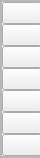
           <widget class="QFrame" name="left_menu_cont_frame">
            <property name="sizePolicy">
             <sizepolicy hsizetype="Preferred" vsizetype="Preferred">
              <horstretch>0</horstretch>
              <verstretch>0</verstretch>
             </sizepolicy>
            </property>
            <property name="minimumSize">
             <size>
              <width>40</width>
              <height>0</height>
             </size>
            </property>
            <property name="maximumSize">
             <size>
              <width>20</width>
              <height>16777215</height>
             </size>
            </property>
            <property name="frameShape">
             <enum>QFrame::Shape::StyledPanel</enum>
            </property>
            <property name="frameShadow">
             <enum>QFrame::Shadow::Raised</enum>
            </property>
            <layout class="QVBoxLayout" name="verticalLayout_3">
             <property name="spacing">
              <number>0</number>
             </property>
             <property name="leftMargin">
              <number>0</number>
             </property>
             <property name="topMargin">
              <number>0</number>
             </property>
             <property name="rightMargin">
              <number>0</number>
             </property>
             <property name="bottomMargin">
              <number>0</number>
             </property>
             <item alignment="Qt::AlignmentFlag::AlignLeft|Qt::AlignmentFlag::AlignTop">
              <widget class="QFrame" name="menu_frame">
               <property name="minimumSize">
                <size>
                 <width>200</width>
                 <height>0</height>
                </size>
               </property>
               <property name="frameShape">
                <enum>QFrame::Shape::StyledPanel</enum>
               </property>
               <property name="frameShadow">
                <enum>QFrame::Shadow::Raised</enum>
               </property>
               <layout class="QGridLayout" name="gridLayout">
                <property name="leftMargin">
                 <number>0</number>
                </property>
                <property name="topMargin">
                 <number>0</number>
                </property>
                <property name="rightMargin">
                 <number>0</number>
                </property>
                <property name="bottomMargin">
                 <number>0</number>
                </property>
                <property name="spacing">
                 <number>0</number>
                </property>
                <item row="6" column="0" alignment="Qt::AlignmentFlag::AlignLeft">
                 <widget class="QPushButton" name="network_button">
                  <property name="text">
                   <string/>
                  </property>
                  <property name="icon">
                   <iconset>
                    <normaloff>icons/wifi.svg</normaloff>icons/wifi.svg</iconset>
                  </property>
                  <property name="iconSize">
                   <size>
                    <width>32</width>
                    <height>32</height>
                   </size>
                  </property>
                 </widget>
                </item>
                <item row="1" column="0" alignment="Qt::AlignmentFlag::AlignLeft">
                 <widget class="QPushButton" name="battery_button">
                  <property name="text">
                   <string/>
                  </property>
                  <property name="icon">
                   <iconset>
                    <normaloff>icons/battery-charging.svg</normaloff>icons/battery-charging.svg</iconset>
                  </property>
                  <property name="iconSize">
                   <size>
                    <width>32</width>
                    <height>32</height>
                   </size>
                  </property>
                 </widget>
                </item>
                <item row="2" column="0" alignment="Qt::AlignmentFlag::AlignLeft">
                 <widget class="QPushButton" name="info_button">
                  <property name="text">
                   <string/>
                  </property>
                  <property name="icon">
                   <iconset>
                    <normaloff>icons/monitor.svg</normaloff>icons/monitor.svg</iconset>
                  </property>
                  <property name="iconSize">
                   <size>
                    <width>32</width>
                    <height>32</height>
                   </size>
                  </property>
                 </widget>
                </item>
                <item row="5" column="0" alignment="Qt::AlignmentFlag::AlignLeft">
                 <widget class="QPushButton" name="sensor_button">
                  <property name="text">
                   <string/>
                  </property>
                  <property name="icon">
                   <iconset>
                    <normaloff>icons/thermometer.svg</normaloff>icons/thermometer.svg</iconset>
                  </property>
                  <property name="iconSize">
                   <size>
                    <width>32</width>
                    <height>32</height>
                   </size>
                  </property>
                 </widget>
                </item>
                <item row="3" column="0" alignment="Qt::AlignmentFlag::AlignLeft">
                 <widget class="QPushButton" name="activity_button">
                  <property name="text">
                   <string/>
                  </property>
                  <property name="icon">
                   <iconset>
                    <normaloff>icons/activity.svg</normaloff>icons/activity.svg</iconset>
                  </property>
                  <property name="iconSize">
                   <size>
                    <width>32</width>
                    <height>32</height>
                   </size>
                  </property>
                 </widget>
                </item>
                <item row="0" column="0" alignment="Qt::AlignmentFlag::AlignLeft">
                 <widget class="QPushButton" name="cpu_button">
                  <property name="text">
                   <string/>
                  </property>
                  <property name="icon">
                   <iconset>
                    <normaloff>icons/cpu.svg</normaloff>icons/cpu.svg</iconset>
                  </property>
                  <property name="iconSize">
                   <size>
                    <width>32</width>
                    <height>32</height>
                   </size>
                  </property>
                 </widget>
                </item>
                <item row="4" column="0" alignment="Qt::AlignmentFlag::AlignLeft">
                 <widget class="QPushButton" name="disk_button">
                  <property name="text">
                   <string/>
                  </property>
                  <property name="icon">
                   <iconset>
                    <normaloff>icons/hard-drive.svg</normaloff>icons/hard-drive.svg</iconset>
                  </property>
                  <property name="iconSize">
                   <size>
                    <width>32</width>
                    <height>32</height>
                   </size>
                  </property>
                 </widget>
                </item>
                <item row="0" column="1" alignment="Qt::AlignmentFlag::AlignLeft">
                 <widget class="QLabel" name="label_4">
                  <property name="text">
                   <string>CPU</string>
                  </property>
                  <property name="margin">
                   <number>5</number>
                  </property>
                 </widget>
                </item>
                <item row="1" column="1" alignment="Qt::AlignmentFlag::AlignLeft">
                 <widget class="QLabel" name="label_5">
                  <property name="text">
                   <string>Battery</string>
                  </property>
                  <property name="margin">
                   <number>5</number>
                  </property>
                 </widget>
                </item>
                <item row="2" column="1" alignment="Qt::AlignmentFlag::AlignLeft">
                 <widget class="QLabel" name="label_6">
                  <property name="text">
                   <string>System İnformation</string>
                  </property>
                  <property name="margin">
                   <number>5</number>
                  </property>
                 </widget>
                </item>
                <item row="3" column="1" alignment="Qt::AlignmentFlag::AlignLeft">
                 <widget class="QLabel" name="label_7">
                  <property name="text">
                   <string>Activities</string>
                  </property>
                  <property name="margin">
                   <number>5</number>
                  </property>
                 </widget>
                </item>
                <item row="4" column="1" alignment="Qt::AlignmentFlag::AlignLeft">
                 <widget class="QLabel" name="label_8">
                  <property name="text">
                   <string>Storage</string>
                  </property>
                  <property name="margin">
                   <number>5</number>
                  </property>
                 </widget>
                </item>
                <item row="5" column="1" alignment="Qt::AlignmentFlag::AlignLeft">
                 <widget class="QLabel" name="label_9">
                  <property name="text">
                   <string>Sensors</string>
                  </property>
                  <property name="margin">
                   <number>5</number>
                  </property>
                 </widget>
                </item>
                <item row="6" column="1" alignment="Qt::AlignmentFlag::AlignLeft">
                 <widget class="QLabel" name="label_10">
                  <property name="text">
                   <string>Network</string>
                  </property>
                  <property name="margin">
                   <number>5</number>
                  </property>
                 </widget>
                </item>
               </layout>
              </widget>
             </item>
            </layout>
           </widget>
